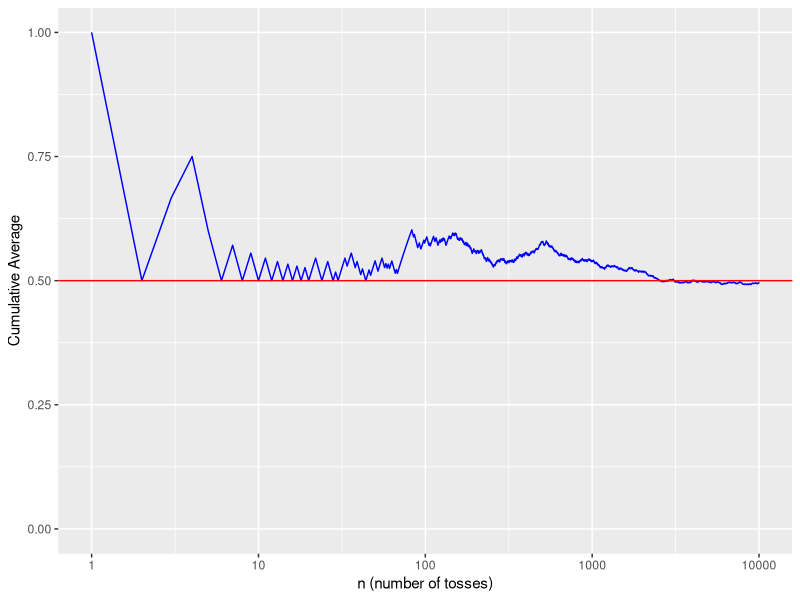

The R source for this figure:
## ---- chunk 1
knitr::opts_chunk$set(echo = FALSE)
## ---- chunk 2
library(tidyverse)

## Source code: https://rstudio-pubs-static.s3.amazonaws.com/301283_8ba77a4c9d8d4a2db3d07372b7b22c82.html
tossCoin = function(n=30, p=0.5) {

  # create a probability distribution, a vector of outcomes (H/T are coded using 0/1)
  # and their associated probabilities
  outcomes = c(0,1) # sample space
  probabilities = c(1-p,p)
  
  # create a random sample of n flips; this could also be done with
  # the rbinom() function, but sample() is perhaps more useful
  flips = sample(outcomes,n,replace=T,prob=probabilities)
  
  # now create a cumulative mean vector
  cum_sum = cumsum(flips)
  index = c(1:n)
  cum_mean = cum_sum / index
  
  # now combine the index, flips and cum_mean vectors
  # into a data frame and return it
  # return(data.frame(index,flips,cum_mean))
  return(data.frame(index,cum_mean))
}

ggplotCoinTosses = function(n=30, p=.50) {
  # visualize how cumulative average converges on p  
  # roll the dice n times and calculate means
  trial1 = tossCoin(n,p)
  max_y = ceiling(max(trial1$cum_mean))
  if (max_y < .75) max_y = .75 
  min_y = floor(min(trial1$cum_mean))
  if (min_y > .4) min_y = .4
  
  # calculate last mean and standard error
  last_mean = round(trial1$cum_mean[n],9)
  
  # plot the results together
  plot1 = ggplot(trial1, aes(x=index,y=cum_mean)) +
    geom_line(colour = "blue") +
    geom_abline(intercept=0.5,slope=0, color = 'red', size=.5) +      
    theme(plot.title = element_text(size=rel(1.5)),
          panel.background = element_rect()) +
    labs(x = "n (number of tosses)", 
         y = "Cumulative Average") +
    scale_y_continuous(limits = c(min_y, max_y)) +
    scale_x_continuous(trans = "log10")

  return(plot1)
}  
# call the function; let's use a fair coin
ggplotCoinTosses(10000, .50)
